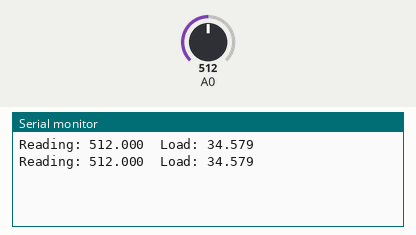
Bench run of a sketch on a simulated Arduino Uno, built with avr-gcc and run on an emulated ATmega328P. On the bench: the last lines printed to the serial monitor. The test bench sets the inputs (shaded band); at power-on: A0 = 512.

Above: at 1.2 s.
1.3 s: A0 set to 716
At 1.9 s:
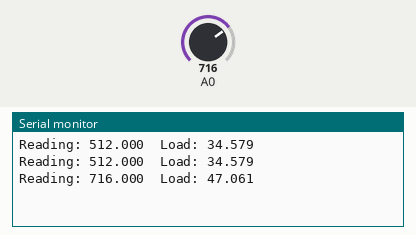
2.8 s: A0 set to 900
At 3.4 s:
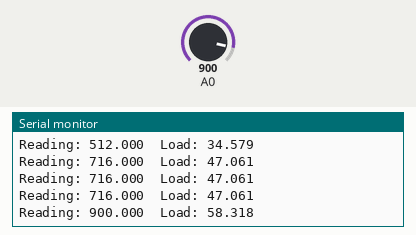
Timing chart, 0 to 5.8 s (numbered marks = the images above; inputs shaded):
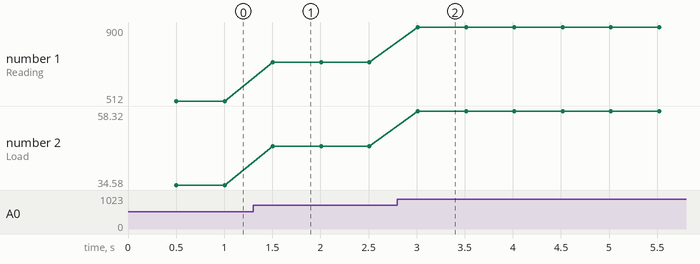

Measured:
- after the input at 1.3 s, the serial monitor: prints a new line after 0.21 s (image 1)
- after the input at 2.8 s, the serial monitor: prints a new line after 0.21 s (image 2)
- plotted number 1: 512 → 716 after the input at 1.3 s, 716 → 900 after the input at 2.8 s
- plotted number 2: 34.58 → 47.06 after the input at 1.3 s, 47.06 → 58.32 after the input at 2.8 s

The sketch:

UChicagoCode.ino
```cpp
// Arduino with load cell

// Put two known loads on the sensor and take readings. Put those values
// here.
float aReading = 192.0;
float aLoad = 15.0; // lbs.
float bReading = 344.0;
float bLoad = 24.3; // lbs.

long time = 0;
int interval = 500; // Take a reading every 500 ms

void setup() {
  Serial.begin(9600);
}

void loop() {
  float newReading = analogRead(0);

  // Calculate load based on A and B readings above
  float load = ((bLoad - aLoad)/(bReading - aReading)) * (newReading - aReading) + aLoad;

  // millis returns the number of milliseconds since the board started the current program
  if(millis() > time + interval) {
    Serial.print("Reading: ");
    Serial.print(newReading,3); // 1 decimal place
    Serial.print("  Load: ");
    Serial.println(load,3);  // 1 decimal place, println adds a carriage return
    time = millis();
  }
}
```
